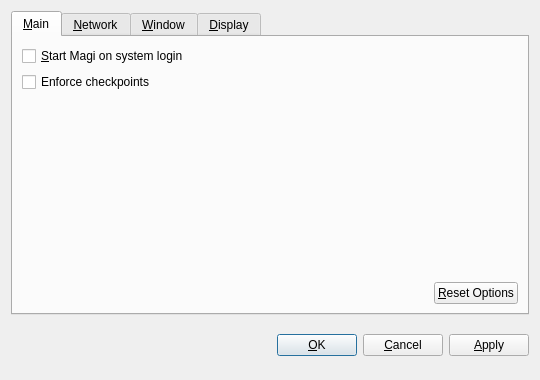
<?xml version="1.0" encoding="UTF-8"?>
<ui version="4.0">
 <class>OptionsDialog</class>
 <widget class="QDialog" name="OptionsDialog">
  <property name="geometry">
   <rect>
    <x>0</x>
    <y>0</y>
    <width>540</width>
    <height>380</height>
   </rect>
  </property>
  <property name="windowTitle">
   <string>Options</string>
  </property>
  <property name="modal">
   <bool>true</bool>
  </property>
  <layout class="QVBoxLayout" name="verticalLayout">
   <item>
    <widget class="QTabWidget" name="tabWidget">
     <property name="tabPosition">
      <enum>QTabWidget::North</enum>
     </property>
     <property name="currentIndex">
      <number>0</number>
     </property>
     <widget class="QWidget" name="tabMain">
      <attribute name="title">
       <string>&amp;Main</string>
      </attribute>
      <layout class="QVBoxLayout" name="verticalLayout_Main">
       <item>
        <widget class="QCheckBox" name="bitcoinAtStartup">
         <property name="toolTip">
          <string>Automatically start Magi after logging in to the system.</string>
         </property>
         <property name="text">
          <string>&amp;Start Magi on system login</string>
         </property>
        </widget>
       </item>
       <item>
        <widget class="QCheckBox" name="checkpointEnforce">
         <property name="text">
          <string>Enforce checkpoints</string>
         </property>
        </widget>
       </item>
       <item>
        <spacer name="verticalSpacer_Main">
         <property name="orientation">
          <enum>Qt::Vertical</enum>
         </property>
         <property name="sizeHint" stdset="0">
          <size>
           <width>20</width>
           <height>40</height>
          </size>
         </property>
        </spacer>
       </item>
       <item>
        <layout class="QHBoxLayout" name="horizontalLayout_2_Main">
         <item>
          <spacer name="horizontalSpacer_2_Main">
           <property name="orientation">
            <enum>Qt::Horizontal</enum>
           </property>
           <property name="sizeHint" stdset="0">
            <size>
             <width>40</width>
             <height>20</height>
            </size>
           </property>
          </spacer>
         </item>
         <item>
          <widget class="QPushButton" name="resetButton">
           <property name="toolTip">
            <string>Reset all client options to default.</string>
           </property>
           <property name="text">
            <string>&amp;Reset Options</string>
           </property>
           <property name="autoDefault">
            <bool>false</bool>
           </property>
          </widget>
         </item>
        </layout>
       </item>
      </layout>
     </widget>
     <widget class="QWidget" name="tabNetwork">
      <attribute name="title">
       <string>&amp;Network</string>
      </attribute>
      <layout class="QVBoxLayout" name="verticalLayout_Network">
       <item>
        <widget class="QCheckBox" name="mapPortUpnp">
         <property name="toolTip">
          <string>Automatically open the Magi client port on the router. This only works when your router supports UPnP and it is enabled.</string>
         </property>
         <property name="text">
          <string>Map port using &amp;UPnP</string>
         </property>
        </widget>
       </item>
       <item>
        <widget class="QCheckBox" name="connectSocks">
         <property name="toolTip">
          <string>Connect to the Magi network through a SOCKS proxy (e.g. when connecting through Tor).</string>
         </property>
         <property name="text">
          <string>&amp;Connect through SOCKS proxy:</string>
         </property>
        </widget>
       </item>
       <item>
        <layout class="QHBoxLayout" name="horizontalLayout_Network">
         <item>
          <widget class="QLabel" name="proxyIpLabel">
           <property name="text">
            <string>Proxy &amp;IP:</string>
           </property>
           <property name="textFormat">
            <enum>Qt::PlainText</enum>
           </property>
           <property name="buddy">
            <cstring>proxyIp</cstring>
           </property>
          </widget>
         </item>
         <item>
          <widget class="QValidatedLineEdit" name="proxyIp">
           <property name="maximumSize">
            <size>
             <width>140</width>
             <height>16777215</height>
            </size>
           </property>
           <property name="toolTip">
            <string>IP address of the proxy (e.g. 127.0.0.1)</string>
           </property>
          </widget>
         </item>
         <item>
          <widget class="QLabel" name="proxyPortLabel">
           <property name="text">
            <string>&amp;Port:</string>
           </property>
           <property name="textFormat">
            <enum>Qt::PlainText</enum>
           </property>
           <property name="buddy">
            <cstring>proxyPort</cstring>
           </property>
          </widget>
         </item>
         <item>
          <widget class="QLineEdit" name="proxyPort">
           <property name="maximumSize">
            <size>
             <width>55</width>
             <height>16777215</height>
            </size>
           </property>
           <property name="toolTip">
            <string>Port of the proxy (e.g. 9050)</string>
           </property>
          </widget>
         </item>
         <item>
          <widget class="QLabel" name="socksVersionLabel">
           <property name="text">
            <string>SOCKS &amp;Version:</string>
           </property>
           <property name="textFormat">
            <enum>Qt::PlainText</enum>
           </property>
           <property name="buddy">
            <cstring>socksVersion</cstring>
           </property>
          </widget>
         </item>
         <item>
          <widget class="QValueComboBox" name="socksVersion">
           <property name="toolTip">
            <string>SOCKS version of the proxy (e.g. 5)</string>
           </property>
          </widget>
         </item>
         <item>
          <spacer name="horizontalSpacer_Network">
           <property name="orientation">
            <enum>Qt::Horizontal</enum>
           </property>
           <property name="sizeHint" stdset="0">
            <size>
             <width>40</width>
             <height>20</height>
            </size>
           </property>
          </spacer>
         </item>
        </layout>
       </item>
       <item>
        <spacer name="verticalSpacer_Network">
         <property name="orientation">
          <enum>Qt::Vertical</enum>
         </property>
         <property name="sizeHint" stdset="0">
          <size>
           <width>20</width>
           <height>40</height>
          </size>
         </property>
        </spacer>
       </item>
      </layout>
     </widget>
     <widget class="QWidget" name="tabWindow">
      <attribute name="title">
       <string>&amp;Window</string>
      </attribute>
      <layout class="QVBoxLayout" name="verticalLayout_Window">
       <item>
        <widget class="QCheckBox" name="minimizeToTray">
         <property name="toolTip">
          <string>Show only a tray icon after minimizing the window.</string>
         </property>
         <property name="text">
          <string>&amp;Minimize to the tray instead of the taskbar</string>
         </property>
        </widget>
       </item>
       <item>
        <widget class="QCheckBox" name="minimizeOnClose">
         <property name="toolTip">
          <string>Minimize instead of exit the application when the window is closed. When this option is enabled, the application will be closed only after selecting Quit in the menu.</string>
         </property>
         <property name="text">
          <string>M&amp;inimize on close</string>
         </property>
        </widget>
       </item>
       <item>
        <spacer name="verticalSpacer_Window">
         <property name="orientation">
          <enum>Qt::Vertical</enum>
         </property>
         <property name="sizeHint" stdset="0">
          <size>
           <width>20</width>
           <height>40</height>
          </size>
         </property>
        </spacer>
       </item>
      </layout>
     </widget>
     <widget class="QWidget" name="tabDisplay">
      <attribute name="title">
       <string>&amp;Display</string>
      </attribute>
      <layout class="QVBoxLayout" name="verticalLayout_Display">
       <item>
        <layout class="QHBoxLayout" name="horizontalLayout_1_Display">
         <item>
          <widget class="QLabel" name="langLabel">
           <property name="text">
            <string>User Interface &amp;language:</string>
           </property>
           <property name="textFormat">
            <enum>Qt::PlainText</enum>
           </property>
           <property name="buddy">
            <cstring>lang</cstring>
           </property>
          </widget>
         </item>
         <item>
          <widget class="QValueComboBox" name="lang">
           <property name="toolTip">
            <string>The user interface language can be set here. This setting will take effect after restarting Magi.</string>
           </property>
          </widget>
         </item>
        </layout>
       </item>
       <item>
        <layout class="QHBoxLayout" name="horizontalLayout_2_Display">
         <item>
          <widget class="QLabel" name="unitLabel">
           <property name="text">
            <string>&amp;Unit to show amounts in:</string>
           </property>
           <property name="textFormat">
            <enum>Qt::PlainText</enum>
           </property>
           <property name="buddy">
            <cstring>unit</cstring>
           </property>
          </widget>
         </item>
         <item>
          <widget class="QValueComboBox" name="unit">
           <property name="toolTip">
            <string>Choose the default subdivision unit to show in the interface and when sending coins.</string>
           </property>
          </widget>
         </item>
        </layout>
       </item>
       <item>
        <widget class="QCheckBox" name="displayAddresses">
         <property name="toolTip">
          <string>Whether to show Magi addresses in the transaction list or not.</string>
         </property>
         <property name="text">
          <string>&amp;Display addresses in transaction list</string>
         </property>
        </widget>
       </item>
       <item>
        <widget class="QCheckBox" name="coinControlFeatures">
         <property name="toolTip">
          <string>Whether to show coin control features or not.</string>
         </property>
         <property name="text">
          <string>Display coin &amp;control features (experts only!)</string>
         </property>
        </widget>
       </item>
       <item>
        <spacer name="verticalSpacer_Display">
         <property name="orientation">
          <enum>Qt::Vertical</enum>
         </property>
         <property name="sizeHint" stdset="0">
          <size>
           <width>20</width>
           <height>40</height>
          </size>
         </property>
        </spacer>
       </item>
      </layout>
     </widget>
    </widget>
   </item>
   <item>
    <layout class="QHBoxLayout" name="horizontalLayout_Buttons">
     <item>
      <spacer name="horizontalSpacer_1">
       <property name="orientation">
        <enum>Qt::Horizontal</enum>
       </property>
       <property name="sizeHint" stdset="0">
        <size>
         <width>40</width>
         <height>48</height>
        </size>
       </property>
      </spacer>
     </item>
     <item>
      <widget class="QLabel" name="statusLabel">
       <property name="font">
        <font>
         <weight>75</weight>
         <bold>true</bold>
        </font>
       </property>
       <property name="text">
        <string/>
       </property>
       <property name="textFormat">
        <enum>Qt::PlainText</enum>
       </property>
       <property name="wordWrap">
        <bool>true</bool>
       </property>
      </widget>
     </item>
     <item>
      <spacer name="horizontalSpacer_2">
       <property name="orientation">
        <enum>Qt::Horizontal</enum>
       </property>
       <property name="sizeHint" stdset="0">
        <size>
         <width>40</width>
         <height>48</height>
        </size>
       </property>
      </spacer>
     </item>
     <item>
      <widget class="QPushButton" name="okButton">
       <property name="text">
        <string>&amp;OK</string>
       </property>
      </widget>
     </item>
     <item>
      <widget class="QPushButton" name="cancelButton">
       <property name="text">
        <string>&amp;Cancel</string>
       </property>
       <property name="autoDefault">
        <bool>false</bool>
       </property>
      </widget>
     </item>
     <item>
      <widget class="QPushButton" name="applyButton">
       <property name="text">
        <string>&amp;Apply</string>
       </property>
       <property name="autoDefault">
        <bool>false</bool>
       </property>
      </widget>
     </item>
    </layout>
   </item>
  </layout>
 </widget>
 <customwidgets>
  <customwidget>
   <class>BitcoinAmountField</class>
   <extends>QSpinBox</extends>
   <header>bitcoinamountfield.h</header>
   <container>1</container>
  </customwidget>
  <customwidget>
   <class>QValueComboBox</class>
   <extends>QComboBox</extends>
   <header>qvaluecombobox.h</header>
  </customwidget>
  <customwidget>
   <class>QValidatedLineEdit</class>
   <extends>QLineEdit</extends>
   <header>qvalidatedlineedit.h</header>
  </customwidget>
 </customwidgets>
 <resources/>
 <connections/>
</ui>
